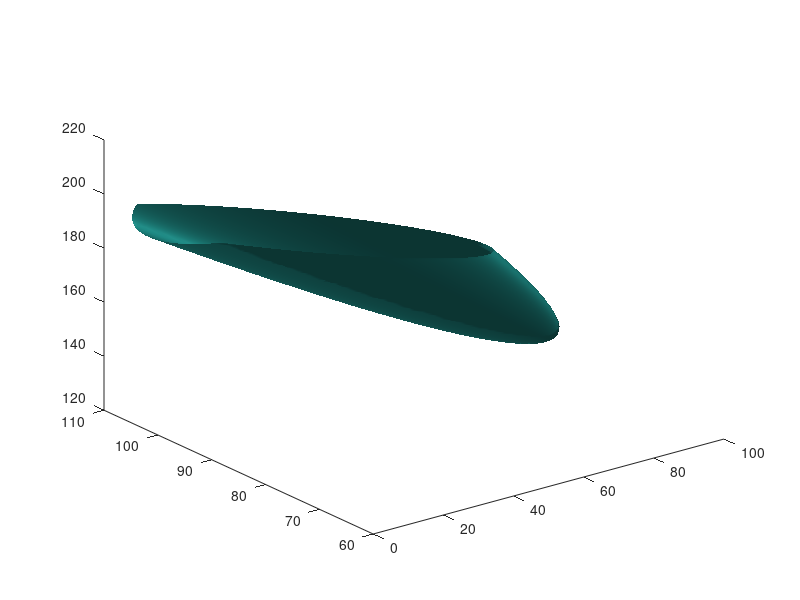
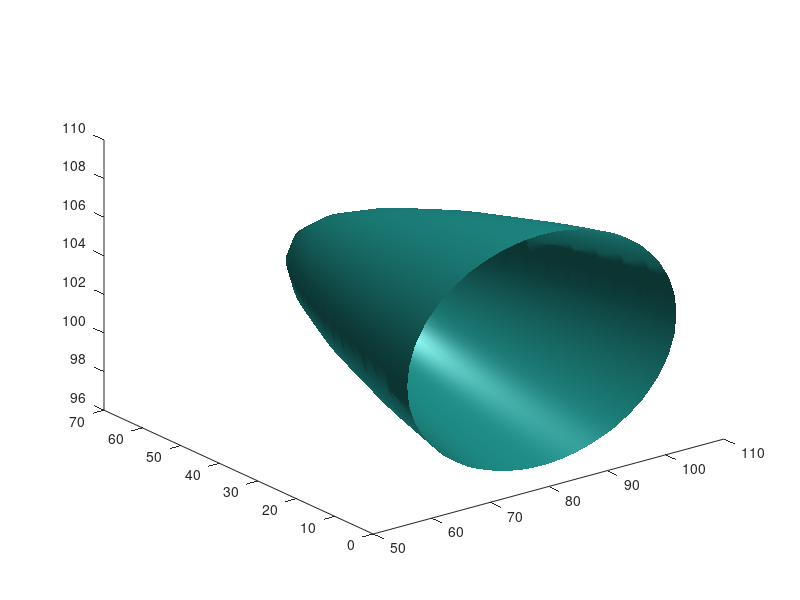

Write the MATLAB code that produced these figures, in order.
[x, y, z] = ndgrid(-10:0.1:10, -10:0.1:10, -10:0.1:10);

u = 7*x.^2 + 8*x.*y + 3*y.^2 + 8*x.*z + 6*y.*z + 3*z.^2 + 6*x + y + 7;

A = [
    7, 4, 4;
    4, 3, 3;
    4, 3, 3
];
B = [3; 0.5; 0];
a0 = 7;

% Характеристический многочлен
char_poly = poly(A);
polyout(char_poly, 'x')

% Собственные значения
eigenvalues = sort(roots(char_poly))
n = size(eigenvalues, 1);

% Собственные векторы
eigenvectors = [];
for i = 1:n
  % находим как ядро соответствующего линейного отображения
  eigenvectors = cat(2, eigenvectors, null(A - eye(n) * eigenvalues(i,1)));
endfor
eigenvectors

% Проверка собственных значений и векторов
[vectors, values] = eig(A);
% Сравнивать будем с точностью до эпсилон
eps = 1e-10;
if (eigenvalues - diag(values) < eps)
  printf("Eigenvalues are equal\n");
endif
for i = 1:n
  if (eigenvectors(:,i) - vectors(:,i) < eps)
    printf("Eigenvectors %d are equal\n", i);
  endif 
endfor

% Матрица перехода
S = eigenvectors
% Дополнительная нормировка не нужна, null возращает нормированый вектор
% S = [];
% for i = 1:n
%   S = cat(2, S, eigenvectors(:,i)./sqrt(dot(eigenvectors(:,i), eigenvectors(:,i))));
% endfor

% Диагональная матрица
A1 = S' * A * S
% Преобразование коэффициентов линейной формы
B1 = S' * B

% Почти приведенное уравнение (приводить дальше не имеет смысла)
variables = cat(4, x, y, z); % объединяем трехмерные матрицы по 4 измерению
v = a0;
for i = 1:n
  v += A1(i, i) * variables(:,:,:,i) .^ 2 + 2 * B1(i, 1) * variables(:,:,:,i);
endfor
v /= a0;

figure();
isosurface(u, 0);

figure();
isosurface(v, 0);
